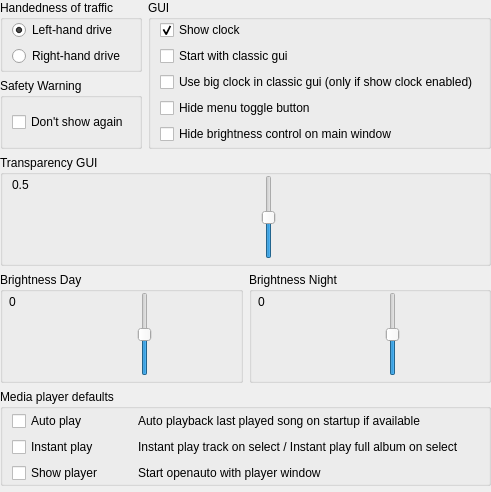
    <widget class="QWidget" name="tab1" native="true">
     <property name="sizePolicy">
      <sizepolicy hsizetype="Expanding" vsizetype="Expanding">
       <horstretch>0</horstretch>
       <verstretch>0</verstretch>
      </sizepolicy>
     </property>
     <layout class="QVBoxLayout" name="verticalLayout_19">
      <property name="spacing">
       <number>6</number>
      </property>
      <property name="leftMargin">
       <number>0</number>
      </property>
      <property name="topMargin">
       <number>0</number>
      </property>
      <property name="rightMargin">
       <number>0</number>
      </property>
      <property name="bottomMargin">
       <number>2</number>
      </property>
      <item>
       <layout class="QHBoxLayout" name="drivegui">
        <property name="spacing">
         <number>6</number>
        </property>
        <item>
         <widget class="QWidget" name="verticalWidget" native="true">
          <property name="sizePolicy">
           <sizepolicy hsizetype="Expanding" vsizetype="Preferred">
            <horstretch>0</horstretch>
            <verstretch>0</verstretch>
           </sizepolicy>
          </property>
          <layout class="QVBoxLayout" name="verticalLayout_12">
           <property name="leftMargin">
            <number>0</number>
           </property>
           <property name="topMargin">
            <number>0</number>
           </property>
           <property name="rightMargin">
            <number>0</number>
           </property>
           <property name="bottomMargin">
            <number>0</number>
           </property>
           <item>
            <widget class="QGroupBox" name="groupBoxHandenessOfTraffic">
             <property name="sizePolicy">
              <sizepolicy hsizetype="Expanding" vsizetype="Preferred">
               <horstretch>0</horstretch>
               <verstretch>0</verstretch>
              </sizepolicy>
             </property>
             <property name="title">
              <string>Handedness of traffic</string>
             </property>
             <layout class="QVBoxLayout" name="verticalLayout_23">
              <property name="topMargin">
               <number>0</number>
              </property>
              <property name="bottomMargin">
               <number>2</number>
              </property>
              <item>
               <widget class="QRadioButton" name="radioButtonLeftHandDrive">
                <property name="sizePolicy">
                 <sizepolicy hsizetype="Expanding" vsizetype="Fixed">
                  <horstretch>0</horstretch>
                  <verstretch>0</verstretch>
                 </sizepolicy>
                </property>
                <property name="text">
                 <string>Left-hand drive</string>
                </property>
                <property name="checked">
                 <bool>true</bool>
                </property>
               </widget>
              </item>
              <item>
               <widget class="QRadioButton" name="radioButtonRightHandDrive">
                <property name="sizePolicy">
                 <sizepolicy hsizetype="Expanding" vsizetype="Fixed">
                  <horstretch>0</horstretch>
                  <verstretch>0</verstretch>
                 </sizepolicy>
                </property>
                <property name="text">
                 <string>Right-hand drive</string>
                </property>
               </widget>
              </item>
             </layout>
            </widget>
           </item>
           <item>
            <widget class="QGroupBox" name="groupBoxSafety">
             <property name="sizePolicy">
              <sizepolicy hsizetype="Expanding" vsizetype="Preferred">
               <horstretch>0</horstretch>
               <verstretch>0</verstretch>
              </sizepolicy>
             </property>
             <property name="title">
              <string>Safety Warning</string>
             </property>
             <layout class="QVBoxLayout" name="verticalLayout_13">
              <property name="topMargin">
               <number>2</number>
              </property>
              <property name="bottomMargin">
               <number>2</number>
              </property>
              <item>
               <widget class="QCheckBox" name="checkBoxDontShowAgain">
                <property name="sizePolicy">
                 <sizepolicy hsizetype="Expanding" vsizetype="Fixed">
                  <horstretch>0</horstretch>
                  <verstretch>0</verstretch>
                 </sizepolicy>
                </property>
                <property name="text">
                 <string>Don't show again</string>
                </property>
               </widget>
              </item>
             </layout>
            </widget>
           </item>
          </layout>
         </widget>
        </item>
        <item>
         <widget class="QGroupBox" name="groupBoxGUI">
          <property name="sizePolicy">
           <sizepolicy hsizetype="Expanding" vsizetype="Fixed">
            <horstretch>0</horstretch>
            <verstretch>0</verstretch>
           </sizepolicy>
          </property>
          <property name="title">
           <string>GUI</string>
          </property>
          <layout class="QVBoxLayout" name="verticalLayout_24">
           <property name="topMargin">
            <number>0</number>
           </property>
           <property name="bottomMargin">
            <number>2</number>
           </property>
           <item>
            <widget class="QCheckBox" name="checkBoxShowClock">
             <property name="sizePolicy">
              <sizepolicy hsizetype="Expanding" vsizetype="Fixed">
               <horstretch>0</horstretch>
               <verstretch>0</verstretch>
              </sizepolicy>
             </property>
             <property name="text">
              <string>Show clock</string>
             </property>
             <property name="checked">
              <bool>true</bool>
             </property>
            </widget>
           </item>
           <item>
            <widget class="QCheckBox" name="checkBoxOldGUI">
             <property name="sizePolicy">
              <sizepolicy hsizetype="Expanding" vsizetype="Fixed">
               <horstretch>0</horstretch>
               <verstretch>0</verstretch>
              </sizepolicy>
             </property>
             <property name="text">
              <string>Start with classic gui</string>
             </property>
            </widget>
           </item>
           <item>
            <widget class="QCheckBox" name="checkBoxShowBigClock">
             <property name="sizePolicy">
              <sizepolicy hsizetype="Expanding" vsizetype="Fixed">
               <horstretch>0</horstretch>
               <verstretch>0</verstretch>
              </sizepolicy>
             </property>
             <property name="text">
              <string>Use big clock in classic gui (only if show clock enabled)</string>
             </property>
            </widget>
           </item>
           <item>
            <widget class="QCheckBox" name="checkBoxHideMenuToggle">
             <property name="sizePolicy">
              <sizepolicy hsizetype="Expanding" vsizetype="Fixed">
               <horstretch>0</horstretch>
               <verstretch>0</verstretch>
              </sizepolicy>
             </property>
             <property name="text">
              <string>Hide menu toggle button</string>
             </property>
            </widget>
           </item>
           <item>
            <widget class="QCheckBox" name="checkBoxHideBrightnessControl">
             <property name="text">
              <string>Hide brightness control on main window</string>
             </property>
            </widget>
           </item>
          </layout>
         </widget>
        </item>
       </layout>
      </item>
      <item>
       <widget class="QGroupBox" name="groupBoxAlpha">
        <property name="sizePolicy">
         <sizepolicy hsizetype="Expanding" vsizetype="Fixed">
          <horstretch>0</horstretch>
          <verstretch>0</verstretch>
         </sizepolicy>
        </property>
        <property name="title">
         <string>Transparency GUI</string>
        </property>
        <layout class="QFormLayout" name="formLayout_15">
         <property name="topMargin">
          <number>0</number>
         </property>
         <property name="bottomMargin">
          <number>4</number>
         </property>
         <item row="1" column="1">
          <widget class="QSlider" name="horizontalSliderAlphaTrans">
           <property name="sizePolicy">
            <sizepolicy hsizetype="Expanding" vsizetype="Fixed">
             <horstretch>0</horstretch>
             <verstretch>0</verstretch>
            </sizepolicy>
           </property>
           <property name="minimumSize">
            <size>
             <width>0</width>
             <height>20</height>
            </size>
           </property>
           <property name="styleSheet">
            <string notr="true">QSlider::handle:horizontal { background: white; height: 32px; width: 52px; margin: 0 0;}
QSlider::groove:horizontal { background: #6d6d6d; height: 32px;}</string>
           </property>
           <property name="minimum">
            <number>1</number>
           </property>
           <property name="maximum">
            <number>100</number>
           </property>
           <property name="value">
            <number>50</number>
           </property>
          </widget>
         </item>
         <item row="1" column="0">
          <widget class="QLabel" name="labelAlphaTransValue">
           <property name="sizePolicy">
            <sizepolicy hsizetype="Minimum" vsizetype="Fixed">
             <horstretch>0</horstretch>
             <verstretch>0</verstretch>
            </sizepolicy>
           </property>
           <property name="minimumSize">
            <size>
             <width>40</width>
             <height>20</height>
            </size>
           </property>
           <property name="maximumSize">
            <size>
             <width>16777215</width>
             <height>20</height>
            </size>
           </property>
           <property name="text">
            <string>0.5</string>
           </property>
          </widget>
         </item>
        </layout>
       </widget>
      </item>
      <item>
       <widget class="QWidget" name="horizontalWidget1" native="true">
        <property name="sizePolicy">
         <sizepolicy hsizetype="Expanding" vsizetype="Preferred">
          <horstretch>0</horstretch>
          <verstretch>0</verstretch>
         </sizepolicy>
        </property>
        <layout class="QHBoxLayout" name="horizontalLayout_38">
         <property name="leftMargin">
          <number>0</number>
         </property>
         <property name="topMargin">
          <number>0</number>
         </property>
         <property name="rightMargin">
          <number>0</number>
         </property>
         <property name="bottomMargin">
          <number>0</number>
         </property>
         <item>
          <widget class="QGroupBox" name="groupBoxSliderDay">
           <property name="sizePolicy">
            <sizepolicy hsizetype="Expanding" vsizetype="Fixed">
             <horstretch>0</horstretch>
             <verstretch>0</verstretch>
            </sizepolicy>
           </property>
           <property name="title">
            <string>Brightness Day</string>
           </property>
           <layout class="QFormLayout" name="formLayout_8">
            <property name="verticalSpacing">
             <number>6</number>
            </property>
            <property name="leftMargin">
             <number>6</number>
            </property>
            <property name="topMargin">
             <number>0</number>
            </property>
            <property name="rightMargin">
             <number>6</number>
            </property>
            <property name="bottomMargin">
             <number>4</number>
            </property>
            <item row="1" column="0">
             <widget class="QLabel" name="labelBrightnessDay">
              <property name="sizePolicy">
               <sizepolicy hsizetype="Minimum" vsizetype="Fixed">
                <horstretch>0</horstretch>
                <verstretch>0</verstretch>
               </sizepolicy>
              </property>
              <property name="minimumSize">
               <size>
                <width>40</width>
                <height>20</height>
               </size>
              </property>
              <property name="maximumSize">
               <size>
                <width>16777215</width>
                <height>20</height>
               </size>
              </property>
              <property name="text">
               <string>0</string>
              </property>
             </widget>
            </item>
            <item row="1" column="1">
             <widget class="QSlider" name="horizontalSliderDay">
              <property name="sizePolicy">
               <sizepolicy hsizetype="Expanding" vsizetype="Fixed">
                <horstretch>0</horstretch>
                <verstretch>0</verstretch>
               </sizepolicy>
              </property>
              <property name="minimumSize">
               <size>
                <width>0</width>
                <height>20</height>
               </size>
              </property>
              <property name="styleSheet">
               <string notr="true">QSlider::handle:horizontal { background: white; height: 32px; width: 52px; margin: 0 0;}
QSlider::groove:horizontal { background: #6d6d6d; height: 32px;}</string>
              </property>
              <property name="minimum">
               <number>1</number>
              </property>
              <property name="maximum">
               <number>100</number>
              </property>
              <property name="value">
               <number>50</number>
              </property>
             </widget>
            </item>
           </layout>
          </widget>
         </item>
         <item>
          <widget class="QGroupBox" name="groupBoxSliderNight">
           <property name="sizePolicy">
            <sizepolicy hsizetype="Expanding" vsizetype="Fixed">
             <horstretch>0</horstretch>
             <verstretch>0</verstretch>
            </sizepolicy>
           </property>
           <property name="title">
            <string>Brightness Night</string>
           </property>
           <layout class="QFormLayout" name="formLayout_17">
            <property name="leftMargin">
             <number>6</number>
            </property>
            <property name="topMargin">
             <number>0</number>
            </property>
            <property name="rightMargin">
             <number>6</number>
            </property>
            <property name="bottomMargin">
             <number>4</number>
            </property>
            <item row="1" column="0">
             <widget class="QLabel" name="labelBrightnessNight">
              <property name="sizePolicy">
               <sizepolicy hsizetype="Minimum" vsizetype="Fixed">
                <horstretch>0</horstretch>
                <verstretch>0</verstretch>
               </sizepolicy>
              </property>
              <property name="minimumSize">
               <size>
                <width>40</width>
                <height>20</height>
               </size>
              </property>
              <property name="maximumSize">
               <size>
                <width>16777215</width>
                <height>20</height>
               </size>
              </property>
              <property name="text">
               <string>0</string>
              </property>
             </widget>
            </item>
            <item row="1" column="1">
             <widget class="QSlider" name="horizontalSliderNight">
              <property name="sizePolicy">
               <sizepolicy hsizetype="Expanding" vsizetype="Fixed">
                <horstretch>0</horstretch>
                <verstretch>0</verstretch>
               </sizepolicy>
              </property>
              <property name="minimumSize">
               <size>
                <width>0</width>
                <height>20</height>
               </size>
              </property>
              <property name="styleSheet">
               <string notr="true">QSlider::handle:horizontal { background: white; height: 32px; width: 52px; margin: 0 0;}
QSlider::groove:horizontal { background: #6d6d6d; height: 32px;}</string>
              </property>
              <property name="minimum">
               <number>1</number>
              </property>
              <property name="maximum">
               <number>100</number>
              </property>
              <property name="value">
               <number>50</number>
              </property>
             </widget>
            </item>
           </layout>
          </widget>
         </item>
        </layout>
       </widget>
      </item>
      <item>
       <widget class="QGroupBox" name="groupBoxMediaPlayer">
        <property name="sizePolicy">
         <sizepolicy hsizetype="Expanding" vsizetype="Preferred">
          <horstretch>0</horstretch>
          <verstretch>0</verstretch>
         </sizepolicy>
        </property>
        <property name="title">
         <string>Media player defaults</string>
        </property>
        <layout class="QVBoxLayout" name="verticalLayout_14">
         <property name="spacing">
          <number>2</number>
         </property>
         <property name="topMargin">
          <number>2</number>
         </property>
         <property name="bottomMargin">
          <number>0</number>
         </property>
         <item>
          <widget class="QWidget" name="formWidget_3" native="true">
           <property name="sizePolicy">
            <sizepolicy hsizetype="Expanding" vsizetype="Preferred">
             <horstretch>0</horstretch>
             <verstretch>0</verstretch>
            </sizepolicy>
           </property>
           <layout class="QFormLayout" name="formLayout_5">
            <property name="leftMargin">
             <number>0</number>
            </property>
            <property name="topMargin">
             <number>0</number>
            </property>
            <property name="rightMargin">
             <number>0</number>
            </property>
            <property name="bottomMargin">
             <number>0</number>
            </property>
            <item row="0" column="0">
             <widget class="QCheckBox" name="checkBoxAutoPlay">
              <property name="sizePolicy">
               <sizepolicy hsizetype="Fixed" vsizetype="Preferred">
                <horstretch>0</horstretch>
                <verstretch>0</verstretch>
               </sizepolicy>
              </property>
              <property name="minimumSize">
               <size>
                <width>120</width>
                <height>0</height>
               </size>
              </property>
              <property name="text">
               <string>Auto play</string>
              </property>
             </widget>
            </item>
            <item row="0" column="1">
             <widget class="QLabel" name="label_AutoPlay">
              <property name="sizePolicy">
               <sizepolicy hsizetype="Preferred" vsizetype="Preferred">
                <horstretch>0</horstretch>
                <verstretch>0</verstretch>
               </sizepolicy>
              </property>
              <property name="text">
               <string>Auto playback last played song on startup if available</string>
              </property>
             </widget>
            </item>
            <item row="1" column="0">
             <widget class="QCheckBox" name="checkBoxInstantPlay">
              <property name="sizePolicy">
               <sizepolicy hsizetype="Minimum" vsizetype="Preferred">
                <horstretch>0</horstretch>
                <verstretch>0</verstretch>
               </sizepolicy>
              </property>
              <property name="minimumSize">
               <size>
                <width>120</width>
                <height>0</height>
               </size>
              </property>
              <property name="text">
               <string>Instant play</string>
              </property>
             </widget>
            </item>
            <item row="1" column="1">
             <widget class="QLabel" name="label_InstantPlay">
              <property name="sizePolicy">
               <sizepolicy hsizetype="Expanding" vsizetype="Preferred">
                <horstretch>0</horstretch>
                <verstretch>0</verstretch>
               </sizepolicy>
              </property>
              <property name="text">
               <string>Instant play track on select / Instant play full album on select</string>
              </property>
             </widget>
            </item>
            <item row="2" column="0">
             <widget class="QCheckBox" name="checkBoxShowPlayer">
              <property name="sizePolicy">
               <sizepolicy hsizetype="Expanding" vsizetype="Preferred">
                <horstretch>0</horstretch>
                <verstretch>0</verstretch>
               </sizepolicy>
              </property>
              <property name="minimumSize">
               <size>
                <width>120</width>
                <height>0</height>
               </size>
              </property>
              <property name="text">
               <string>Show player</string>
              </property>
             </widget>
            </item>
            <item row="2" column="1">
             <widget class="QLabel" name="label_ShowPlayer">
              <property name="text">
               <string>Start openauto with player window</string>
              </property>
             </widget>
            </item>
           </layout>
          </widget>
         </item>
        </layout>
       </widget>
      </item>
      <item>
       <spacer name="autofill_space_tab1">
        <property name="sizeHint" stdset="0">
         <size>
          <width>20</width>
          <height>4</height>
         </size>
        </property>
       </spacer>
      </item>
     </layout>
    </widget>
